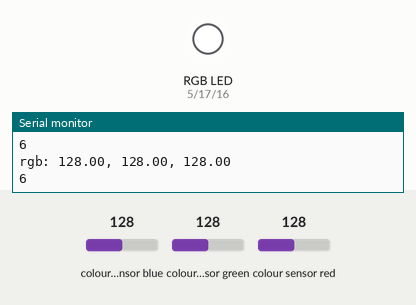
Recording of a sketch running on a simulated ESP32. On the bench: an RGB LED mixed from three pins (HIGH = lit), the last lines printed to the serial monitor. The test bench sets the inputs (shaded band); at power-on: colour sensor blue 128, colour sensor green 128, colour sensor red 128.

Above: at 1.9 s.
2.0 s: colour sensor blue set to 119
3.5 s: colour sensor blue set to 113
At 4.8 s:
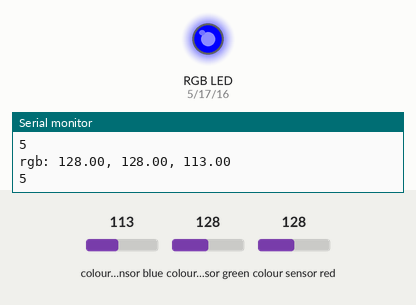
5.3 s: colour sensor blue set to 128
At 6.7 s:
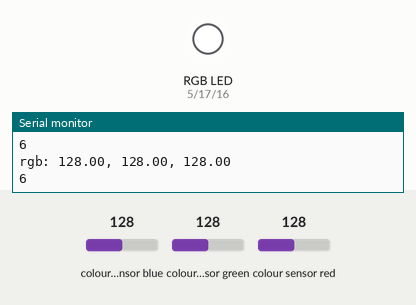
7.0 s: colour sensor blue set to 5
At 7.5 s:
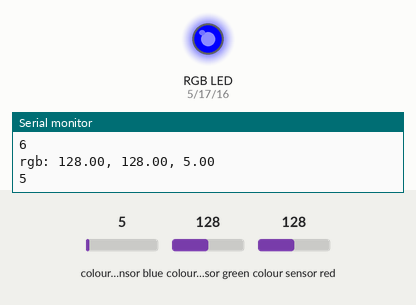
Timing chart, 0 to 9.6 s (numbered marks = the images above; inputs shaded):
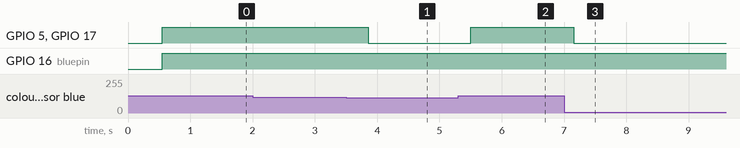

The sketch:

colorTest.ino
```cpp
#include "tcs.h"

void setup() {
	Serial.begin(9600);
	ledSetup();
	gammaSetup();

	if (tcs.begin()) {
	    Serial.println("Found sensor");
	  } else {
	    Serial.println("No TCS34725 found ... check your connections");
	  }

}

void loop() {
	delay(500);
	detectColor();
	Serial.print("rgb: "); // print a message
	Serial.print(red);
	Serial.print(", ");
	Serial.print(green);
	Serial.print(", ");
	Serial.print(blue);
	Serial.println(" ");
	Serial.print(color);
	Serial.println(" ");
	lightLed();
}
```

tcs.h
```cpp
//based on the colorview example by adafruit
#include <Wire.h>
#include "Adafruit_TCS34725.h"

//for rgb led
// use ~560  ohm resistor between Red & Blue, ~1K for green (its brighter)
//needs change
#define redpin 5
#define greenpin 17
#define bluepin 16

Adafruit_TCS34725 tcs = Adafruit_TCS34725();
//for sensor input
float red, green, blue;

//color ranges
//need changes
const uint16_t lower_bounds[][3] = {
  {115, 0, 0},     // red
  {0, 115, 0},    // green
  {0, 0, 115},   // blue

  {0, 115, 115},    // cyan
  {150, 0, 115},   // magenta
  {115, 115, 0}     // yellow
};

const uint16_t upper_bounds[][3] = {
  {255, 115, 115},     // red
  {115, 255, 115},   // green
  {115, 115, 255},   // blue

  {115, 255, 255},   // cyan
  {255, 115, 255},   // magenta
  {255, 255, 115}     // yellow
};


//for outputs
enum Colors {
    RED,
    GREEN,
    BLUE,
    CYAN,
    MAGENTA,
    YELLOW,
    NO_COLOR
};
Colors color;

//something to do with converting to something we see better idk
//on another thought isnt this used for live visuals?
byte gammatable[256];
void gammaSetup(){
	for (int i=0; i<256; i++) {
		float x = i;
		x /= 255;
		x = pow(x, 2.5);
		x *= 255;
		gammatable[i] = x;
	}
}

//to be in setup code
void ledSetup(){
	ledcAttachPin(redpin, 1);
	ledcSetup(1, 12000, 8);
	ledcAttachPin(greenpin, 2);
	ledcSetup(2, 12000, 8);
	ledcAttachPin(bluepin, 3);
	ledcSetup(3, 12000, 8);
}

//detects the colors
void detectColor(){
	//reading the colors
	tcs.getRGB(&red, &green, &blue);

	//detecting the color
	int i;
	for(i=0; i<6; i++){
		if (red >= lower_bounds[i][0] && red <= upper_bounds[i][0] &&
		green >= lower_bounds[i][1] && green <= upper_bounds[i][1] &&
		blue >= lower_bounds[i][2] && blue <= upper_bounds[i][2]) {
			color=Colors(i);
		}
		else  color = NO_COLOR;
	}
}

//output detected color to the rgb led, values should be ok
void lightLed(){
	switch (color){
		case RED:
			red = 255;
			green = 0;
			blue = 0;
		break;
		case GREEN:
			red = 0;
			green = 255;
			blue = 0;
		break;
		case BLUE:
			red = 0;
			green = 0;
			blue = 255;
		break;
		case CYAN:
			red = 0;
			green = 255;
			blue = 255;
		break;
		case MAGENTA:
			red = 255;
			green = 0;
			blue = 255;
		break;
		case YELLOW:
			red = 255;
			green = 255;
			blue = 0;
		break;
		default:
			red = 0;
			green = 0;
			blue = 0;
		break;
	}
	//ngl still not sure bout the gammatable but adafruit say it gud so
	ledcWrite(1,255- gammatable[(int)red]);
	ledcWrite(2, 255-gammatable[(int)green]);
	ledcWrite(3, 255-gammatable[(int)blue]);
}
```

Measured:
- the behaviour switches between 116 and 115 on colour sensor blue (found by bisection; images 0 and 1)
- after the input at 3.5 s, GPIO 5 (redpin), GPIO 17 (greenpin): HIGH → LOW after 0.35 s
- after the input at 5.3 s, GPIO 5 (redpin), GPIO 17 (greenpin): LOW → HIGH after 0.21 s
- after the input at 7.0 s, GPIO 5 (redpin), GPIO 17 (greenpin): HIGH → LOW after 0.16 s
